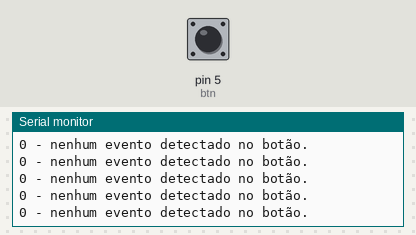
Bench run of a sketch on a simulated Arduino Uno, built with avr-gcc and run on an emulated ATmega328P. Parts: the last lines printed to the serial monitor. The test bench sets the inputs (shaded band); at power-on: pin 5 (btn) LOW.

Above: at 1.2 s.
1.3 s: pin 5 (btn) pulled HIGH for 0.15 s
At 1.44 s:
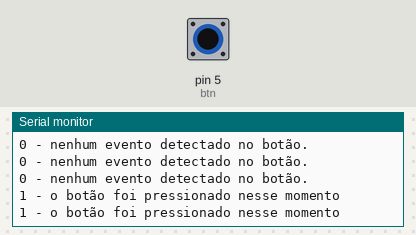
4.4 s: pin 5 (btn) pulled HIGH for 1 s
6.9 s: pin 5 (btn) pulled HIGH for 0.15 s
At 7.13 s:
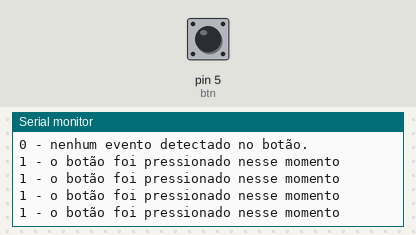

Measured:
- after the input at 1.3 s, the serial monitor: prints a new line after 0.07 s (image 1)
- after the input at 6.9 s, the serial monitor: prints a new line after 0.08 s (image 2)

The sketch:

_ex5_.ino
```cpp
byte btn = 5;
void setup() {
  Serial.begin(9600);
  // put your setup code here, to run once:
  pinMode(btn, INPUT);
}

void loop() {


       if(clickSimplesDuplo() == 0){
        Serial.println("0 - nenhum evento detectado no botão.");
     }
     else if(clickSimplesDuplo() == 1){
        Serial.println("1 - o botão foi pressionado nesse momento");
     }
     else if(clickSimplesDuplo() == 2){
        Serial.println("2 - pulso duplo detectado");
     }
}
byte clickSimplesDuplo(){
unsigned long ta = millis();
static unsigned long t0 = 0;
static byte clicar = 0;
bool b = digitalRead(btn);
static byte apertei = 0;
switch (clicar) {
  case 0:
    if (b == true) {
        if(b == true && apertei == 1 ){
            apertei = 0;
            clicar = 2;

        }
        else{
        clicar = 1;
        apertei = 1;
        }

    }
  break;

  case 1:
    if (b == false) {
      clicar = 0;
    }

  break;
  case 2:
        if(b == false){
          clicar = 0;
        }
        break;
}
return clicar;
}
```
